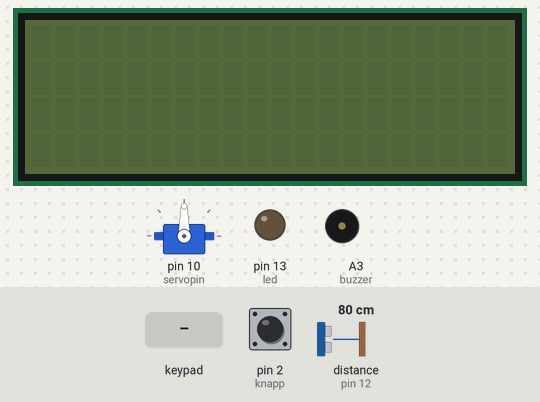
A sketch run on a simulated Arduino Uno, built with avr-gcc and run on an emulated ATmega328P. Shown: servo, 20×4 character LCD, output pins drawn as LEDs (lit = HIGH), buzzer (waves = sounding). The test bench sets the inputs (shaded band); at power-on: pin 2 (knapp) HIGH, distance to the obstacle (sensor on pin 12) 80 cm. The echo pulse lasts 58.3 µs per cm; what the sketch prints to the serial monitor is not drawn.

Above: at 2.2 s.
2.3 s: pin 2 (knapp) pulled LOW for 1.2 s
At 3.35 s:
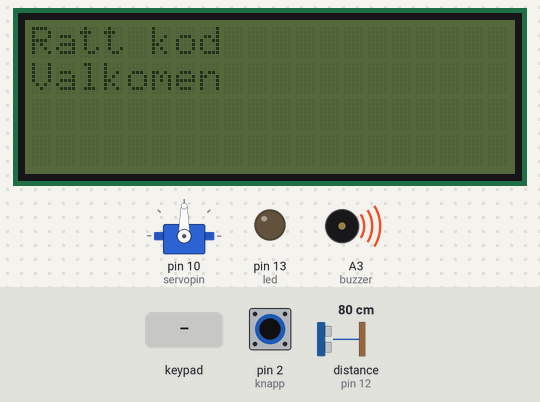
At 3.9 s:
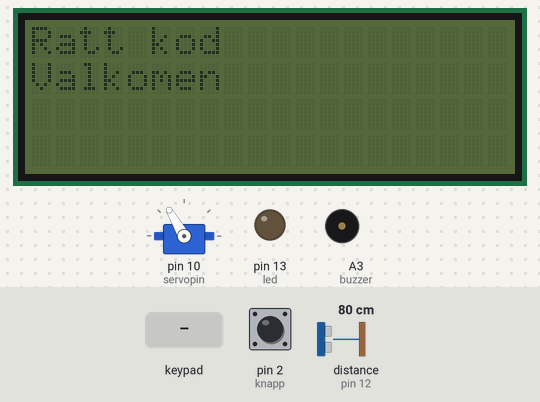
5.1 s: distance to the obstacle (sensor on pin 12) set to 2 cm
9.3 s: keypad keys 1 2 3 4 # pressed 1.41 s apart
At 16.3 s:
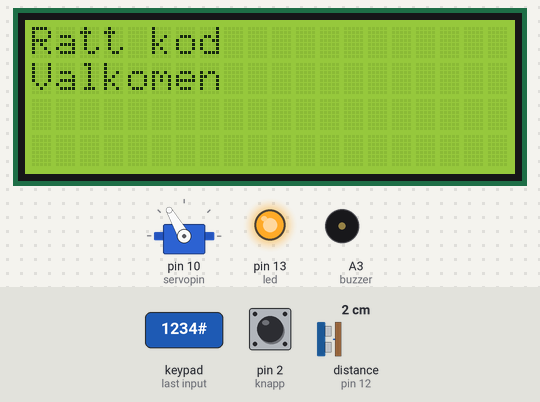
17.8 s: key '#' pressed
22.0 s: distance to the obstacle (sensor on pin 12) set to 9 cm
26.2 s: distance to the obstacle (sensor on pin 12) set to 12 cm
At 32.5 s:
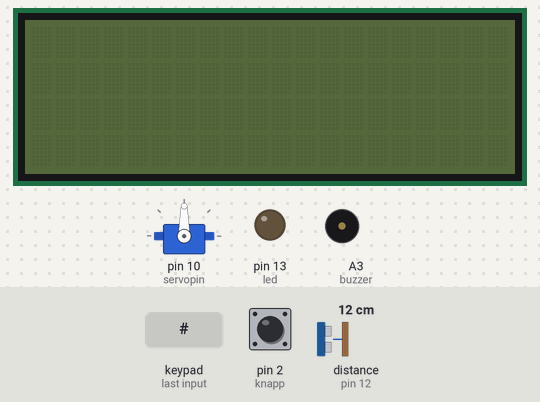
Timing chart, 0 to 33.5 s (numbered marks = the images above; inputs shaded):
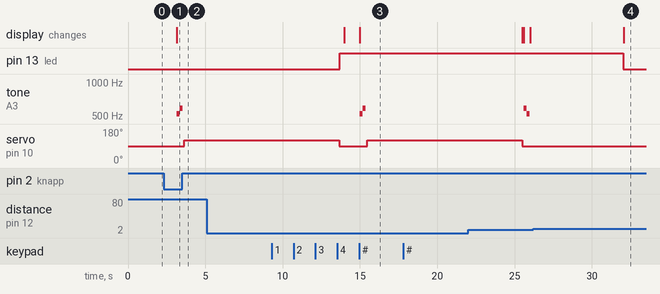

The sketch:

slutarbete_2024_dorrlas_Hilding.ino
```cpp
#include <Keypad.h>
#include <Servo.h>
#include "SR04.h"
#include "pitches.h"
#include <Wire.h>
#include <LiquidCrystal_I2C.h>

const int olasttid = 10000; //ms
const String password = "1234"; // lösenord

//servo
Servo myservo;
const int servopin = 10;

//knappar och lösenord
const int ROW_NUM = 1; //one row
const int COLUMN_NUM = 6; //six columns

char keys[ROW_NUM][COLUMN_NUM] = {
  {'*','1','2','3','4','#'},
};

byte pin_rows[ROW_NUM] = {9}; //connect to the row pinouts of the keypad
byte pin_column[COLUMN_NUM] = {3, 4, 5, 6, 7, 8,}; //connect to the column pinouts of the keypad

Keypad keypad = Keypad( makeKeymap(keys), pin_rows, pin_column, ROW_NUM, COLUMN_NUM );

String input_password;

//avståndssensor
#define TRIG_PIN 12
#define ECHO_PIN 11

SR04 sr04 = SR04(ECHO_PIN,TRIG_PIN);
long a;

//buzzer
const int buzzer = A3;

//knapp
const int knapp = 2;
const int lcdknapp = 3;

//display
LiquidCrystal_I2C lcd(0x27,20,4);

void setup(){
  pinMode(LED_BUILTIN, OUTPUT); //led
  Serial.begin(9600);
  input_password.reserve(32); // maximum input characters is 33, change if needed
  myservo.attach(servopin);
  myservo.write(90);
  lcd.init();
  digitalWrite(LED_BUILTIN, LOW);
  pinMode(knapp, INPUT_PULLUP);
  pinMode(lcdknapp, INPUT_PULLUP);
  delay(1000);
  Serial.println("on");
  lcd.setCursor(0,0);

}

void loop(){
  char key = keypad.getKey();

  if (key){
    Serial.println(key);

    if(key == '*') {
      input_password = ""; // clear input password
    }
    else if(key == '#') {
      if(password == input_password) {
        Serial.println("password is correct");
        las_upp(); // kör funktion
      }
      else {
        Serial.println("password is incorrect, try again");
          tone(buzzer, NOTE_D5, 200);
          delay(200);
          tone(buzzer, NOTE_C5, 200);
          delay(200);
          lcd.clear();
          lcd.print("Fel kod");
          lcd.setCursor(0,1);
          lcd.print("Forsok igen");
          lcd.setCursor(0,0);
          delay(5000);
      }

      input_password = ""; // clear input password
    }
    else {
      input_password += key; // append new character to input password string
    }
  }
  a=sr04.Distance();
  if (a <= 10 || digitalRead(lcdknapp) == LOW){ //om avstånd < 10cm
    digitalWrite(LED_BUILTIN, HIGH);
    lcd.backlight();
    lcd.clear();
    lcd.print("valkomen");
  }
  else {
    delay(1000);
    digitalWrite(LED_BUILTIN, LOW);
    lcd.clear();
    lcd.noBacklight();
  }
  if(digitalRead(knapp) == LOW){
    las_upp();
    Serial.println("knapp tryckt");
  }


}
void las_upp() {
  Serial.println("öppnat");
  lcd.clear();
  lcd.print("Ratt kod");
  lcd.setCursor(0,1);
  lcd.print("Valkomen");
  lcd.setCursor(0,0);
  tone(buzzer, NOTE_C5, 200);
  delay(200);
  tone(buzzer, NOTE_D5, 200);
  delay(300);
  myservo.write(120); //lås upp
  delay(olasttid); //vänta
  myservo.write(90); //lås
  lcd.noBacklight();
}
```

Measured:
- the behaviour switches between 10 and 11 cm on distance to the obstacle (sensor on pin 12) (found by bisection; images 3 and 4)
- after the input at 2.3 s, tone on A3 (buzzer): silent → 523 Hz after 0.85 s, → 587 Hz 0.20 s later, → silent 0.20 s later; servo on pin 10 (servopin): 90° → 120° after 1.4 s; the display: changes after 0.85 s (image 1)
- after the input at 5.1 s, every drawn part: stays the same
- after the input at 9.3 s, tone on A3 (buzzer): silent → 523 Hz after 5.7 s, → 587 Hz 0.20 s later, → silent 0.20 s later; the display: first differs from a run without the input after 5.7 s (image 3)
- after the input at 17.8 s, every drawn part: stays the same
- after the input at 26.2 s, pin 13 (led): HIGH → LOW after 5.8 s; the display: changes after 5.8 s (image 4)
